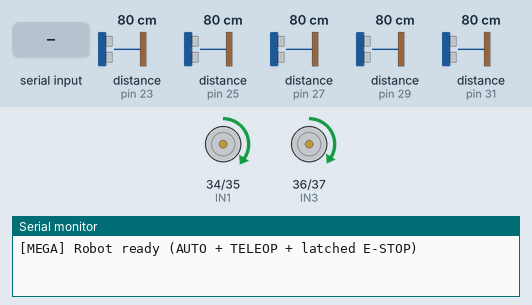
A sketch run on a simulated Arduino Mega 2560, built with avr-gcc and run on an emulated ATmega2560. On the bench: motor-driver pin pairs drawn as motors (green arrow = first pin HIGH = forward, orange = second pin HIGH = backward, longer = more drive, scaled by the enable pin), the last lines printed to the serial monitor. Wiring (inferred from the names in the program): 5 × ultrasonic range finder: trigger pin 22, echo pin 23 / trigger pin 24, echo pin 25 / trigger pin 26, echo pin 27 / trigger pin 28, echo pin 29 / trigger pin 30, echo pin 31. The test bench sets the inputs (shaded band); at power-on: distance to the obstacle (sensors on pin 23, pin 25, pin 27, pin 29, pin 31) 80 cm. The echo pulse lasts 58.3 µs per cm.

Above: at 1.2 s.
1.3 s: distance to the obstacle (sensor on pin 23) set to 68 cm
4.3 s: distance to the obstacle (sensor on pin 23) set to 60 cm
7.3 s: "b\n" received over Serial
At 8.5 s:
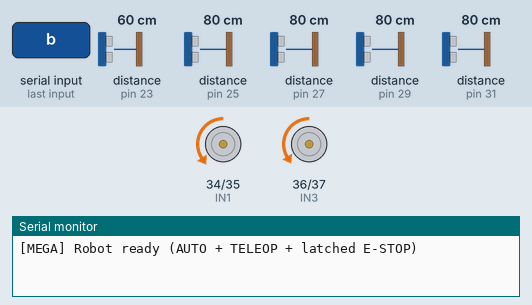
8.8 s: byte 114 ('r') received over Serial
At 9.3 s:
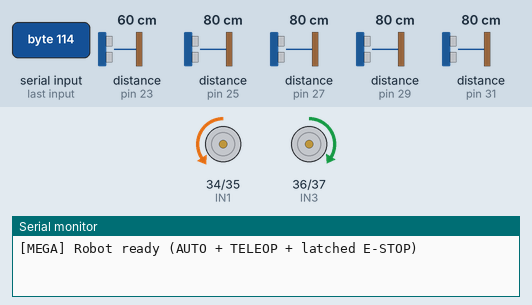
10.3 s: byte 77 ('M') received over Serial
At 11.6 s:
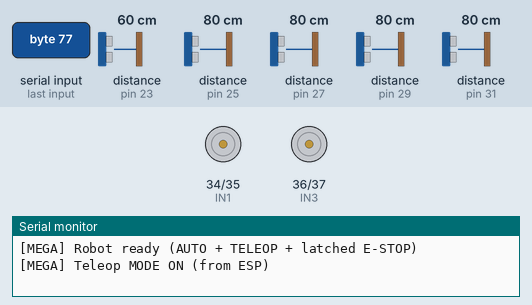
Timing chart, 0 to 13.3 s (numbered marks = the images above; inputs shaded):
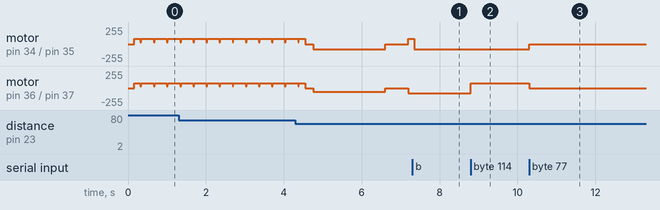

The sketch:

Final_Autonomous_DMMS_Code.ino
```cpp
#include <Arduino.h>

/* ===================== L298N DC MOTORS (PWM) =====================
   Wiring:
     ENA -> D2   (Right motor enable, PWM)
     ENB -> D3   (Left  motor enable, PWM)
     IN1 -> D34  (Right dir 1)
     IN2 -> D35  (Right dir 2)
     IN3 -> D36  (Left  dir 1)
     IN4 -> D37  (Left  dir 2)
*/
#define ENA 2
#define ENB 3
#define IN1 34
#define IN2 35
#define IN3 36
#define IN4 37

// ---- TUNING CHEATSHEET ----
// BASE_FWD_PWML/R : forward cruise speed (balance straightness by offsetting L/R)
// BASE_IDLE_*     : brief dip during sampling to reduce echo noise (no full stop)
// BASE_TURN_*     : turning power (raise for snappier pivot; lower to avoid skid)
// STOP_CM         : “too close” threshold for front trip (increase to be cautious)
// CLEAR_MARGIN_CM : extra clearance needed before leaving a turn/pause
// DIFF_MIN_CM     : minimum left/right difference before favouring a side
// CASTER_MIN/MAX  : filter band for false echoes from front casters
// TURN_MIN_MS     : min time before re-checking + absolute timeout in a turn
// STUCK_FWD_MS    : how long the scene can look “unchanged” in FORWARD before backup
// BACKUP_MS       : reverse time when stuck, then SCAN_SPOT picks a new heading

/* ===================== BASE SPEEDS (0..255) ===================== */
const uint8_t BASE_FWD_PWML   = 75;
const uint8_t BASE_FWD_PWMR   = 78;
const uint8_t BASE_IDLE_PWML  = 30;
const uint8_t BASE_IDLE_PWMR  = 30;
const uint8_t BASE_TURN_PWML  = 75;
const uint8_t BASE_TURN_PWMR  = 78;

/* ===== Sampling ===== */
const unsigned long SAMPLE_PERIOD_MS = 180;
const unsigned long SAMPLE_PAUSE_MS  = 25;

/* ===================== 5x ULTRASONICS ===================== */
struct Sonar { uint8_t trig; uint8_t echo; const char *name; };
Sonar sensors[5] = {
  {22, 23, "L-OUT"},
  {24, 25, "L-IN "},
  {26, 27, "CTR  "},
  {28, 29, "R-IN "},
  {30, 31, "R-OUT"}
};

/* ===================== TUNABLES ===================== */
const int   TURN_CHECK_MS    = 300;
const int   TURN_MIN_MS      = 900;
const int   TURN_TIMEOUT_MS  = 5000;
const int   COOLDOWN_MS      = 60;
const int   STOP_CM          = 62;
const int   CLEAR_MARGIN_CM  = 23;
const int   DIFF_MIN_CM      = 8;
const int   CASTER_MIN_CM    = 34;

const int   CASTER_MAX_CM    = 42;

/* ======== STUCK RECOVERY ======== */
/* triggers if PAUSE_BLOCKED lasts too long */
const int   STUCK_TIMEOUT_MS = 4000;   // pause-blocked -> consider stuck after 4s
/* reverse parameters */
const int   BACKUP_MS        = 2000;    // reverse duration
const int   BACKUP_PWML      = 54;     // reverse speed L
const int   BACKUP_PWMR      = 56;     // reverse speed R
/* forward stall detector (NEW) */
const int   STUCK_FWD_MS     = 4000;   // if readings hardly change for this long while in FORWARD
const int   STALL_CHECK_MS   = 400;    // how often to re-check stall
const int   STALL_DELTA_CM   = 6;      // “hardly change” threshold on avg of 5 sensors

/* ===================== STATE MACHINES ===================== */
enum ModeAuto { FORWARD, TURN_LEFT, TURN_RIGHT, PAUSE_BLOCKED, BACKUP, SCAN_SPOT };
ModeAuto autoMode = FORWARD;

enum ControlMode { MODE_AUTO, MODE_TELEOP, MODE_ESTOP };
ControlMode controlMode = MODE_AUTO;

/* teleop timeout (backup) */
unsigned long lastTeleopCmdMs = 0;
const unsigned long TELEOP_TIMEOUT_MS = 1500;

/* teleop speed (from S###) */
uint8_t teleopSpeedPct = 60;

/* auto timing vars */
unsigned long autoStateStart = 0;
unsigned long autoLastTurnCheck = 0;

/* when ESP presses emergency, we latch this */
bool remoteHold = false;

/* ===================== MOTOR HELPERS ===================== */
inline void driveSide(bool right, int16_t pwm) {
  uint8_t ena  = right ? ENA : ENB;
  uint8_t inA  = right ? IN1 : IN3;
  uint8_t inB  = right ? IN2 : IN4;

  if (pwm == 0) {
    digitalWrite(inA, LOW);
    digitalWrite(inB, LOW);
    analogWrite(ena, 0);
    return;
  }

  if (pwm > 0) {
    digitalWrite(inA, HIGH);
    digitalWrite(inB, LOW);
  } else {
    digitalWrite(inA, LOW);
    digitalWrite(inB, HIGH);
    pwm = -pwm;
  }

  if (pwm > 255) pwm = 255;
  analogWrite(ena, (uint8_t)pwm);
}

inline void driveLR(int16_t left_pwm, int16_t right_pwm) {
  driveSide(false, left_pwm);
  driveSide(true,  right_pwm);
}

inline void stopMotors() {
  driveLR(0, 0);
}

/* ====== AUTO TURN HELPERS ====== */
inline void autoTurnLeftContinuous(uint8_t turnL, uint8_t turnR) {
  driveLR(-turnL, +turnR);
}
inline void autoTurnRightContinuous(uint8_t turnL, uint8_t turnR) {
  driveLR(+turnL, -turnR);
}

/* ===================== SENSOR READ ===================== */
static inline long readOnceCM(const Sonar &s) {
  digitalWrite(s.trig, LOW);  delayMicroseconds(2);
  digitalWrite(s.trig, HIGH); delayMicroseconds(10);
  digitalWrite(s.trig, LOW);
  unsigned long us = pulseIn(s.echo, HIGH, 20000UL);
  if (!us) return 999;
  long cm = (long)(us * 0.034 / 2);
  if (cm < 3) cm = 999;
  return cm;
}
static inline long median3(long a, long b, long c) {
  if (a>b) { long t=a; a=b; b=t; }
  if (b>c) { long t=b; b=c; c=t; }
  if (a>b) { long t=a; a=b; b=t; }
  return b;
}
long readSmoothedCM(const Sonar &s) {
  long a = readOnceCM(s); delay(8);
  long b = readOnceCM(s); delay(8);
  long c = readOnceCM(s);
  return median3(a,b,c);
}
long readQuickCM(const Sonar &s) {
  digitalWrite(s.trig, LOW);  delayMicroseconds(2);
  digitalWrite(s.trig, HIGH); delayMicroseconds(10);
  digitalWrite(s.trig, LOW);
  unsigned long us = pulseIn(s.echo, HIGH, 20000UL);
  if (!us) return 999;
  long cm = (long)(us * 0.034 / 2);
  if (cm < 3) cm = 999;
  return cm;
}
bool isCasterReading(long distance) {
  return (distance >= CASTER_MIN_CM && distance <= CASTER_MAX_CM);
}

/* ===================== AUTO STATE UTIL ===================== */
inline void enterAutoState(ModeAuto m) {
  autoMode = m;
  autoStateStart = millis();
  autoLastTurnCheck = millis();
}

/* ===================== TELEOP HELPERS ===================== */
void teleopForward()  { driveLR(BASE_FWD_PWML,  BASE_FWD_PWMR); }
void teleopBackward() { driveLR(-BASE_FWD_PWML, -BASE_FWD_PWMR); }
void teleopTurnLeft() { driveLR(-BASE_TURN_PWML, +BASE_TURN_PWMR); }
void teleopTurnRight(){ driveLR(+BASE_TURN_PWML, -BASE_TURN_PWMR); }

/* ===================== SERIAL PARSER ===================== */
void handleSerial() {
  while (Serial.available() > 0) {
    char c = Serial.read();
    if (c == '\n' || c == '\r') continue;

    // Teleop ON from ESP
    if (c == 'M') {
      controlMode = MODE_TELEOP;
      remoteHold = false;             // user is taking over, clear hold
      stopMotors();
      lastTeleopCmdMs = millis();
      Serial.println("[MEGA] Teleop MODE ON (from ESP)");
      continue;
    }

    // Teleop OFF / back to auto from ESP
    if (c == 'A') {
      // we now treat A as "release hold + go to auto"
      remoteHold = false;
      controlMode = MODE_AUTO;
      stopMotors();
      enterAutoState(PAUSE_BLOCKED);  // safe start
      Serial.println("[MEGA] AUTO MODE ON (from ESP, paused)");
      continue;
    }

    // speed packet
    if (c == 'S') {
      char d1 = Serial.read();
      char d2 = Serial.read();
      char d3 = Serial.read();
      if (isdigit(d1) && isdigit(d2) && isdigit(d3)) {
        int v = (d1 - '0') * 100 + (d2 - '0') * 10 + (d3 - '0');
        if (v < 0) v = 0;
        if (v > 100) v = 100;
        teleopSpeedPct = (uint8_t)v;
        lastTeleopCmdMs = millis();
        Serial.print("[MEGA] Teleop speed = "); Serial.println(teleopSpeedPct);
      }
      continue;
    }

    // EMERGENCY from ESP (latch)
    if (c == 'E') {
      controlMode = MODE_ESTOP;
      remoteHold  = true;
      stopMotors();
      Serial.println("[MEGA] E-STOP triggered (latched)");
      continue;
    }

    // normal teleop keys
    switch (c) {
      case 'f':
        controlMode = MODE_TELEOP;
        remoteHold = false;
        lastTeleopCmdMs = millis();
        teleopForward();
        break;
      case 'b':
        controlMode = MODE_TELEOP;
        remoteHold = false;
        lastTeleopCmdMs = millis();
        teleopBackward();
        break;
      case 'l':
        controlMode = MODE_TELEOP;
        remoteHold = false;
        lastTeleopCmdMs = millis();
        teleopTurnLeft();
        break;
      case 'r':
        controlMode = MODE_TELEOP;
        remoteHold = false;
        lastTeleopCmdMs = millis();
        teleopTurnRight();
        break;
      case 's':
        controlMode = MODE_TELEOP;
        remoteHold = false;
        lastTeleopCmdMs = millis();
        stopMotors();
        break;
      default:
        break;
    }
  }
}

/* ===================== AUTO OBSTACLE LOGIC ===================== */
void runAutoObstacle() {
  long dLout = readSmoothedCM(sensors[0]);
  long dLin  = readSmoothedCM(sensors[1]);
  long dCtr  = readSmoothedCM(sensors[2]);
  long dRin  = readSmoothedCM(sensors[3]);
  long dRout = readSmoothedCM(sensors[4]);

  if (isCasterReading(dLout)) dLout = 999;
  if (isCasterReading(dRout)) dRout = 999;

  bool frontBlocked = (dCtr <= STOP_CM) || (dLin <= STOP_CM) || (dRin <= STOP_CM);
  bool rightSideBlocked = (dRin <= STOP_CM) || (dRout <= STOP_CM);
  bool leftSideBlocked  = (dLin <= STOP_CM) || (dLout <= STOP_CM);

  const int EXTREMELY_CLOSE_CM = 8;
  bool bothVeryClose = (dLout > 0 && dLout < EXTREMELY_CLOSE_CM) &&
                       (dRout > 0 && dRout < EXTREMELY_CLOSE_CM);
  bool bothSidesBlocked = (dLout <= STOP_CM + 2 * CLEAR_MARGIN_CM) &&
                          (dRout <= STOP_CM + 2 * CLEAR_MARGIN_CM);

  /* ====== FORWARD stall detector state (NEW) ====== */
  static unsigned long stallLastCheck = 0;
  static unsigned long stallStart = 0;
  static long          stallLastAvg = 0;
  auto avg5 = [&](long a,long b,long c,long d,long e)->long{
    long s = a + b + c + d + e;
    return s / 5;
  };

  switch (autoMode) {
    case FORWARD: {
      static unsigned long lastSample = 0;
      if (!frontBlocked) {
        driveLR(BASE_FWD_PWML, BASE_FWD_PWMR);

        // Sample-idle for cleaner sonar reads
        if (millis() - lastSample >= SAMPLE_PERIOD_MS) {
          driveLR(BASE_IDLE_PWML, BASE_IDLE_PWMR);
          delay(SAMPLE_PAUSE_MS);
          lastSample = millis();
          driveLR(BASE_FWD_PWML, BASE_FWD_PWMR);
        }

        // -------- NEW: detect being stuck while still in FORWARD --------
        if (millis() - stallLastCheck >= (unsigned long)STALL_CHECK_MS) {
          stallLastCheck = millis();
          long avgNow = avg5(dLout, dLin, dCtr, dRin, dRout);

          // initialize on first run
          if (stallStart == 0) {
            stallStart = millis();
            stallLastAvg = avgNow;
          }

          // if the environment "looks the same" (within a few cm), keep counting
          if (labs(avgNow - stallLastAvg) <= STALL_DELTA_CM) {
            if (millis() - stallStart >= (unsigned long)STUCK_FWD_MS) {
              // Consider this a stall: back up and try again
              stopMotors();
              enterAutoState(BACKUP);
              delay(COOLDOWN_MS);
              // reset stall tracker for next time
              stallStart = 0;
              stallLastAvg = avgNow;
              return;
            }
          } else {
            // something changed → reset the stall timer/baseline
            stallStart = millis();
            stallLastAvg = avgNow;
          }
        }
        // ---------------------------------------------------------------

        // normal side nudges
        if (rightSideBlocked && !leftSideBlocked) {
          enterAutoState(TURN_LEFT);
          delay(COOLDOWN_MS);
          return;
        }
        if (leftSideBlocked && !rightSideBlocked) {
          enterAutoState(TURN_RIGHT);
          delay(COOLDOWN_MS);
          return;
        }
        if (leftSideBlocked && rightSideBlocked) {
          if (dLout > dRout) enterAutoState(TURN_LEFT);
          else               enterAutoState(TURN_RIGHT);
          delay(COOLDOWN_MS);
          return;
        }
        return;
      }

      // front blocked
      stopMotors();
      // reset stall detector whenever we stop forward motion
      stallStart = 0;
      if (bothVeryClose || bothSidesBlocked) {
        enterAutoState(PAUSE_BLOCKED);
        delay(COOLDOWN_MS);
        return;
      }
      if (abs(dLout - dRout) >= DIFF_MIN_CM) {
        if (dLout > dRout) enterAutoState(TURN_LEFT);
        else               enterAutoState(TURN_RIGHT);
      } else {
        enterAutoState(TURN_RIGHT);
      }
      delay(COOLDOWN_MS);
    } break;

    case TURN_LEFT: {
      autoTurnLeftContinuous(BASE_TURN_PWML, BASE_TURN_PWMR);
      if (millis() - autoLastTurnCheck >= TURN_CHECK_MS) {
        autoLastTurnCheck = millis();
        if (millis() - autoStateStart >= TURN_MIN_MS) {
          long dCtrNow = readQuickCM(sensors[2]);
          long dLinNow = readQuickCM(sensors[1]);
          long dRinNow = readQuickCM(sensors[3]);
          bool frontClear = (dCtrNow > STOP_CM + CLEAR_MARGIN_CM) &&
                            ((dLinNow > STOP_CM + CLEAR_MARGIN_CM) ||
                             (dRinNow > STOP_CM + CLEAR_MARGIN_CM));
          if (frontClear) {
            stopMotors();
            delay(COOLDOWN_MS);
            enterAutoState(FORWARD);
            return;
          }
        }
        if (millis() - autoStateStart > TURN_TIMEOUT_MS) {
          stopMotors();
          delay(COOLDOWN_MS);
          enterAutoState(PAUSE_BLOCKED);
          return;
        }
      }
    } break;

    case TURN_RIGHT: {
      autoTurnRightContinuous(BASE_TURN_PWML, BASE_TURN_PWMR);
      if (millis() - autoLastTurnCheck >= TURN_CHECK_MS) {
        autoLastTurnCheck = millis();
        if (millis() - autoStateStart >= TURN_MIN_MS) {
          long dCtrNow = readQuickCM(sensors[2]);
          long dLinNow = readQuickCM(sensors[1]);
          long dRinNow = readQuickCM(sensors[3]);
          bool frontClear = (dCtrNow > STOP_CM + CLEAR_MARGIN_CM) &&
                            ((dLinNow > STOP_CM + CLEAR_MARGIN_CM) ||
                             (dRinNow > STOP_CM + CLEAR_MARGIN_CM));
          if (frontClear) {
            stopMotors();
            delay(COOLDOWN_MS);
            enterAutoState(FORWARD);
            return;
          }
        }
        if (millis() - autoStateStart > TURN_TIMEOUT_MS) {
          stopMotors();
          delay(COOLDOWN_MS);
          enterAutoState(PAUSE_BLOCKED);
          return;
        }
      }
    } break;

    case PAUSE_BLOCKED: {
      static unsigned long pauseStart = 0;
      if (pauseStart == 0) pauseStart = millis();
      if (millis() - pauseStart < 1500) {
        delay(COOLDOWN_MS);
        return;
      }

      // If we've been paused too long, treat as stuck -> backup then scan
      if (millis() - pauseStart >= (unsigned long)STUCK_TIMEOUT_MS) {
        pauseStart = 0;                 // reset for next time
        enterAutoState(BACKUP);         // begin recovery
        delay(COOLDOWN_MS);
        return;
      }

      delay(200);
      long dLoutNow = readSmoothedCM(sensors[0]);
      long dRoutNow = readSmoothedCM(sensors[4]);
      if (isCasterReading(dLoutNow)) dLoutNow = 999;
      if (isCasterReading(dRoutNow)) dRoutNow = 999;
      bool leftClear  = (dLoutNow > STOP_CM + 2 * CLEAR_MARGIN_CM);
      bool rightClear = (dRoutNow > STOP_CM + 2 * CLEAR_MARGIN_CM);

      if (leftClear && !rightClear) {
        pauseStart = 0;
        enterAutoState(TURN_LEFT);
        delay(COOLDOWN_MS);
        return;
      }
      if (rightClear && !leftClear) {
        pauseStart = 0;
        enterAutoState(TURN_RIGHT);
        delay(COOLDOWN_MS);
        return;
      }
      if (leftClear && rightClear) {
        pauseStart = 0;
        enterAutoState(FORWARD);
        delay(COOLDOWN_MS);
        return;
      }
      delay(COOLDOWN_MS);
    } break;

    /* ====== BACKUP when stuck ====== */
    case BACKUP: {
      driveLR(-BACKUP_PWML, -BACKUP_PWMR);
      if (millis() - autoStateStart >= (unsigned long)BACKUP_MS) {
        stopMotors();
        delay(COOLDOWN_MS);
        enterAutoState(SCAN_SPOT);  // then scan for new direction
        return;
      }
    } break;

    /* ====== SCAN current spot and pick a new heading ====== */
    case SCAN_SPOT: {
      long lOut = readSmoothedCM(sensors[0]);
      long lIn  = readSmoothedCM(sensors[1]);
      long ctr  = readSmoothedCM(sensors[2]);
      long rIn  = readSmoothedCM(sensors[3]);
      long rOut = readSmoothedCM(sensors[4]);

      if (isCasterReading(lOut)) lOut = 999;
      if (isCasterReading(rOut)) rOut = 999;

      bool frontGood = (ctr > STOP_CM + CLEAR_MARGIN_CM) &&
                       ((lIn > STOP_CM + CLEAR_MARGIN_CM) || (rIn > STOP_CM + CLEAR_MARGIN_CM));
      if (frontGood) {
        enterAutoState(FORWARD);
        delay(COOLDOWN_MS);
        return;
      }

      long leftScore  = max(lOut, lIn);
      long rightScore = max(rOut, rIn);

      if (abs(leftScore - rightScore) < DIFF_MIN_CM) {
        if (lIn >= rIn) enterAutoState(TURN_LEFT);
        else            enterAutoState(TURN_RIGHT);
      } else {
        if (leftScore > rightScore) enterAutoState(TURN_LEFT);
        else                        enterAutoState(TURN_RIGHT);
      }
      delay(COOLDOWN_MS);
      return;
    } break;
  }
}

/* ===================== SETUP ===================== */
void setup() {
  Serial.begin(115200);   // must match ESP8266

  pinMode(ENA, OUTPUT); pinMode(ENB, OUTPUT);
  pinMode(IN1, OUTPUT); pinMode(IN2, OUTPUT);
  pinMode(IN3, OUTPUT); pinMode(IN4, OUTPUT);
  stopMotors();

  for (int i = 0; i < 5; i++) {
    pinMode(sensors[i].trig, OUTPUT);
    pinMode(sensors[i].echo, INPUT);
    digitalWrite(sensors[i].trig, LOW);
  }

  Serial.println("[MEGA] Robot ready (AUTO + TELEOP + latched E-STOP)");
  enterAutoState(FORWARD);
}

/* ===================== LOOP ===================== */
void loop() {
  handleSerial();

  // hard e-stop: stay stopped
  if (controlMode == MODE_ESTOP) {
    stopMotors();
    return;
  }

  // teleop: user is driving
  if (controlMode == MODE_TELEOP) {
    return;
  }

  // MODE_AUTO
  runAutoObstacle();
}
```

Measured:
- after the input at 7.3 s, motor on pin 34 (IN1) / pin 35 (IN2): forward 78/255 → backward 78/255 after 0.05 s
- after the input at 8.8 s, motor on pin 36 (IN3) / pin 37 (IN4): backward 75/255 → forward 75/255 at once
- after the input at 10.3 s, motor on pin 34 (IN1) / pin 35 (IN2): backward 78/255 → stopped at once; motor on pin 36 (IN3) / pin 37 (IN4): forward 75/255 → stopped at once
